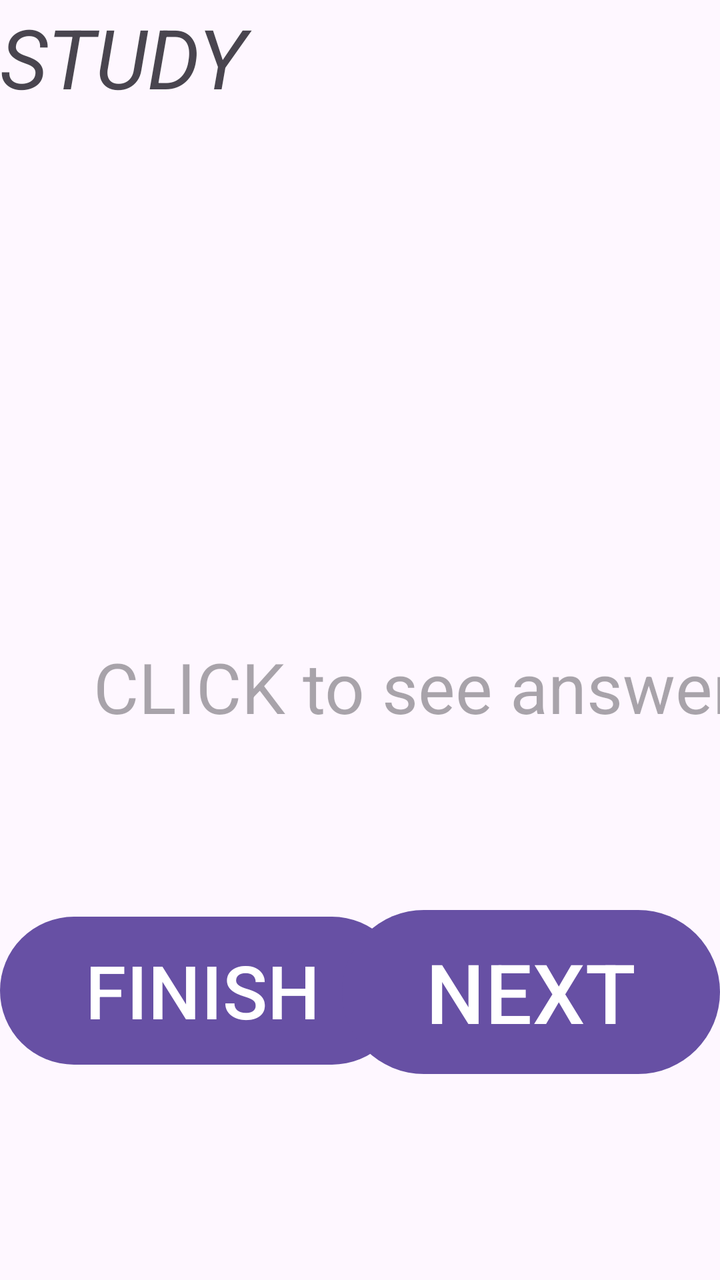
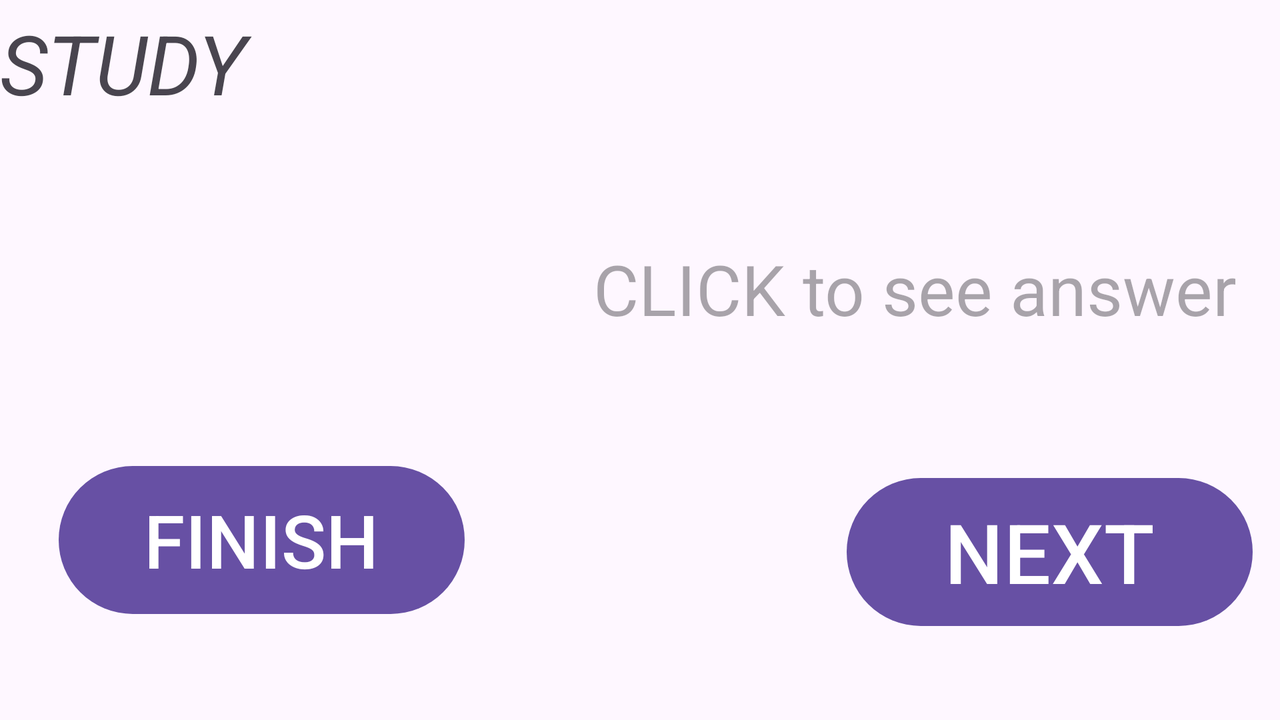

An Android layout and its configuration variant, each rendered on a device that would load it. The default file and the variant file are quoted in full after the pictures.
<!-- AndroidManifest.xml: application theme Theme.RECALLSAGE -->
<!-- res/layout/fragment_study.xml -->
<?xml version="1.0" encoding="utf-8"?>
<androidx.constraintlayout.widget.ConstraintLayout xmlns:android="http://schemas.android.com/apk/res/android"
    xmlns:app="http://schemas.android.com/apk/res-auto"
    xmlns:tools="http://schemas.android.com/tools"
    android:layout_width="match_parent"
    android:layout_height="match_parent"
    tools:context=".StudyFragment">


    <TextView
        android:id="@+id/studyTitle"
        android:layout_width="222dp"
        android:layout_height="62dp"
        android:text="@string/study"
        android:textSize="20pt"
        android:textStyle="italic"
        app:layout_constraintBottom_toBottomOf="parent"
        app:layout_constraintEnd_toEndOf="parent"
        app:layout_constraintHorizontal_bias="0.0"
        app:layout_constraintStart_toStartOf="parent"
        app:layout_constraintTop_toTopOf="parent"
        app:layout_constraintVertical_bias="0.002" />

    <TextView
        android:id="@+id/study_question"
        android:layout_width="412dp"
        android:layout_height="209dp"
        android:text=""
        android:textSize="17pt"
        android:gravity="center"
        app:layout_constraintBottom_toBottomOf="parent"
        app:layout_constraintEnd_toEndOf="parent"
        app:layout_constraintHorizontal_bias="0.101"
        app:layout_constraintStart_toStartOf="parent"
        app:layout_constraintTop_toTopOf="parent"
        app:layout_constraintVertical_bias="0.141" />

    <TextView
        android:id="@+id/study_answer"
        android:layout_width="415dp"
        android:layout_height="208dp"
        android:text=""
        android:hint="@string/studyAnswerHint"
        android:gravity="center"
        android:textSize="17pt"
        app:layout_constraintBottom_toBottomOf="parent"
        app:layout_constraintEnd_toEndOf="parent"
        app:layout_constraintHorizontal_bias="0.0"
        app:layout_constraintStart_toStartOf="parent"
        app:layout_constraintTop_toTopOf="parent"
        app:layout_constraintVertical_bias="0.554" />

    <Button
        android:id="@+id/study_finish"
        android:layout_width="203dp"
        android:layout_height="82dp"
        android:text="@string/finish"
        android:textSize="18pt"
        app:layout_constraintBottom_toBottomOf="parent"
        app:layout_constraintStart_toStartOf="parent"
        app:layout_constraintTop_toTopOf="parent"
        app:layout_constraintVertical_bias="0.814" />

    <Button
        android:id="@+id/study_next"
        android:layout_width="189dp"
        android:layout_height="90dp"
        android:text="@string/next"
        android:gravity="center"
        android:textSize="20pt"
        app:layout_constraintBottom_toBottomOf="parent"
        app:layout_constraintEnd_toEndOf="parent"
        app:layout_constraintHorizontal_bias="1.0"
        app:layout_constraintStart_toStartOf="parent"
        app:layout_constraintTop_toTopOf="parent"
        app:layout_constraintVertical_bias="0.82" />

</androidx.constraintlayout.widget.ConstraintLayout>
<!-- resources referenced by this layout -->
<resources>
  <string name="finish">FINISH</string>
  <string name="next">NEXT</string>
  <string name="study">STUDY</string>
  <string name="studyAnswerHint">CLICK to see answer</string>
  <style name="Theme.RECALLSAGE" parent="Base.Theme.RECALLSAGE" />
  <style name="Base.Theme.RECALLSAGE" parent="Theme.Material3.DayNight.NoActionBar">
          
          
      </style>
</resources>
<!-- res/layout-land/fragment_study.xml (the repository's variant of the layout above) -->
<!-- drawn on the phone turned sideways -->
<?xml version="1.0" encoding="utf-8"?>
<androidx.constraintlayout.widget.ConstraintLayout xmlns:android="http://schemas.android.com/apk/res/android"
    xmlns:app="http://schemas.android.com/apk/res-auto"
    xmlns:tools="http://schemas.android.com/tools"
    android:layout_width="match_parent"
    android:layout_height="match_parent"
    tools:context=".StudyFragment">


    <TextView
        android:id="@+id/studyTitle"
        android:layout_width="222dp"
        android:layout_height="62dp"
        android:layout_marginTop="4dp"
        android:text="@string/study"
        android:textSize="20pt"
        android:textStyle="italic"
        app:layout_constraintEnd_toEndOf="parent"
        app:layout_constraintHorizontal_bias="0.0"
        app:layout_constraintStart_toStartOf="parent"
        app:layout_constraintTop_toTopOf="parent" />

    <TextView
        android:id="@+id/study_question"
        android:layout_width="365dp"
        android:layout_height="139dp"
        android:layout_marginTop="8dp"
        android:gravity="center"
        android:text=""
        android:textSize="17pt"
        app:layout_constraintBottom_toBottomOf="parent"
        app:layout_constraintEnd_toStartOf="@+id/study_answer"
        app:layout_constraintHorizontal_bias="0.0"
        app:layout_constraintStart_toStartOf="parent"
        app:layout_constraintTop_toBottomOf="@+id/studyTitle"
        app:layout_constraintVertical_bias="0.0" />

    <TextView
        android:id="@+id/study_answer"
        android:layout_width="365dp"
        android:layout_height="141dp"
        android:layout_marginTop="8dp"
        android:gravity="center"
        android:hint="@string/studyAnswerHint"
        android:text=""
        android:textSize="17pt"
        app:layout_constraintBottom_toBottomOf="parent"
        app:layout_constraintEnd_toEndOf="parent"
        app:layout_constraintHorizontal_bias="1.0"
        app:layout_constraintStart_toStartOf="parent"
        app:layout_constraintTop_toBottomOf="@+id/studyTitle"
        app:layout_constraintVertical_bias="0.0" />

    <Button
        android:id="@+id/study_finish"
        android:layout_width="203dp"
        android:layout_height="82dp"
        android:layout_marginTop="16dp"
        android:layout_marginEnd="40dp"
        android:text="@string/finish"
        android:textSize="18pt"
        app:layout_constraintBottom_toBottomOf="parent"
        app:layout_constraintEnd_toStartOf="@+id/study_next"
        app:layout_constraintHorizontal_bias="0.163"
        app:layout_constraintStart_toStartOf="parent"
        app:layout_constraintTop_toBottomOf="@+id/study_question"
        app:layout_constraintVertical_bias="0.0" />

    <Button
        android:id="@+id/study_next"
        android:layout_width="203dp"
        android:layout_height="82dp"
        android:layout_marginTop="20dp"
        android:gravity="center"
        android:text="@string/next"
        android:textSize="20pt"
        app:layout_constraintBottom_toBottomOf="parent"
        app:layout_constraintEnd_toEndOf="parent"
        app:layout_constraintHorizontal_bias="0.969"
        app:layout_constraintStart_toStartOf="parent"
        app:layout_constraintTop_toBottomOf="@+id/study_answer"
        app:layout_constraintVertical_bias="0.0" />

</androidx.constraintlayout.widget.ConstraintLayout>
